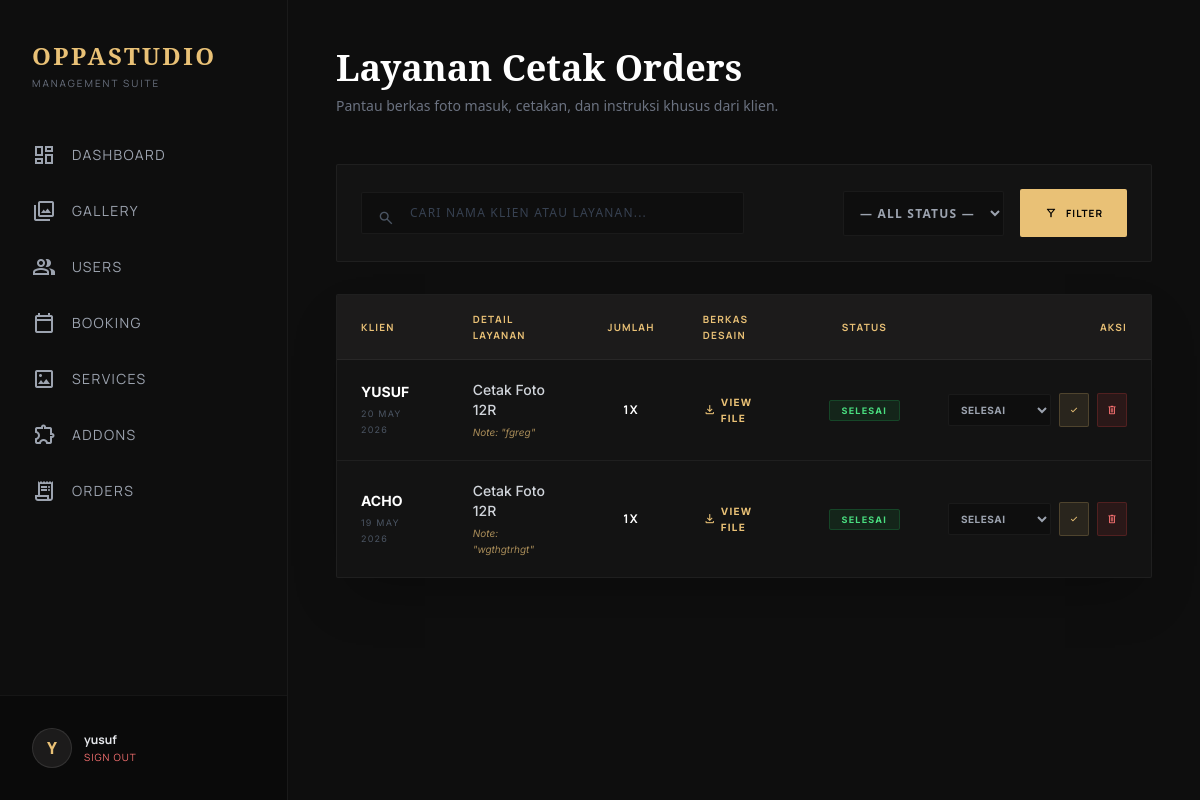
/admin/manage_orders.php (signed in), run on the app's committed database.
### tables this page shows
CREATE TABLE `pesanan_cetak` (
  `id_pesanan` int NOT NULL,
  `id_user` int NOT NULL,
  `id_layanan` int NOT NULL,
  `jumlah` int DEFAULT '1',
  `file_desain` varchar(255) DEFAULT NULL,
  `catatan` text,
  `tanggal_pesan` date DEFAULT NULL,
  `status` enum('menunggu','diproses','selesai') DEFAULT 'menunggu'
);

CREATE TABLE `users` (
  `id_user` int NOT NULL,
  `nama` varchar(100) NOT NULL,
  `email` varchar(100) NOT NULL,
  `password` varchar(255) NOT NULL,
  `no_hp` varchar(15) DEFAULT NULL,
  `role` enum('admin','fotografer','pelanggan') NOT NULL,
  `created_at` timestamp NULL DEFAULT CURRENT_TIMESTAMP
);

CREATE TABLE `layanan_cetak` (
  `id_layanan` int NOT NULL,
  `nama_layanan` varchar(100) NOT NULL,
  `harga` int NOT NULL,
  `deskripsi` text
);

### admin/manage_orders.php (the view, shortened to what this page needs)
<?php
include '../config/koneksi.php';
$tabel_pesanan = 'pesanan_cetak';
$search = isset($_GET['search']) ? mysqli_real_escape_string($conn, $_GET['search']) : '';
$where_sql = "";
$query = "SELECT p.*, u.nama, l.nama_layanan, l.harga
          FROM $tabel_pesanan p
          JOIN users u ON p.id_user = u.id_user
          JOIN layanan_cetak l ON p.id_layanan = l.id_layanan
          $where_sql
          ORDER BY p.tanggal_pesan DESC";
$result = mysqli_query($conn, $query);
?>
<!DOCTYPE html>
<html class="dark" lang="id">
<head>
    <script src="https://cdn.tailwindcss.com"></script>
    <script id="tailwind-config">
        tailwind.config = {
            darkMode: "class",
            theme: {
                extend: {
                    colors: {
                        "primary": "#e9c176",
                        "surface": "#0e0e0e",
                        "surface-container": "#131313",
                        "surface-container-low": "#1c1b1b",
                        "outline-variant": "#4e4639",
                    },
                    fontFamily: { "headline": ["Noto Serif"], "body": ["Inter"], "label": ["Manrope"] }
                }
            }
        }
    </script>
</head>
<body class="min-h-screen flex bg-surface text-gray-300 overflow-hidden">
    <?php include '../includes/sidebar_admin.php'; ?>
    <main class="flex-1 h-screen overflow-y-auto">
        <div class="max-w-6xl mx-auto p-12">
            <header class="mb-12">
                <h2 class="font-headline text-4xl font-bold text-white mb-2">Layanan Cetak Orders</h2>
                <p class="text-gray-500 text-sm">Pantau berkas foto masuk, cetakan, dan instruksi khusus dari klien.</p>
            </header>
            <div class="mb-8 bg-surface-container border border-white/5 p-6 rounded-sm">
                <form method="GET" action="" class="flex flex-col md:flex-row gap-4 items-center justify-between">
                    <div class="w-full md:w-1/2 relative">
                        <span class="material-symbols-outlined absolute left-4 top-3 text-gray-600 text-lg">search</span>
                        <input type="text" name="search" value="<?= htmlspecialchars($search) ?>" placeholder="Cari nama klien atau layanan..."
                               class="w-full bg-[#0e0e0e] border border-white/5 focus:border-primary/50 text-xs uppercase tracking-widest p-3 pl-12 text-white placeholder:text-gray-700 outline-none transition-all rounded-sm">
                    </div>
                    <div class="w-full md:w-auto flex flex-col md:flex-row gap-4 items-stretch md:items-center">
                        <div class="relative min-w-[160px]">
                            <select name="status_filter" class="w-full bg-[#0e0e0e] border border-white/5 text-xs font-bold tracking-widest uppercase p-3 text-gray-400 rounded-sm outline-none cursor-pointer focus:border-primary/50">
                                <option value="">— ALL STATUS —</option>
                            </select>
                        </div>
                        <button type="submit" class="bg-primary text-black font-label text-[10px] font-bold tracking-widest uppercase px-6 py-3.5 rounded-sm hover:brightness-110 transition-all flex items-center justify-center gap-2">
                            <span class="material-symbols-outlined text-sm">filter_alt</span> Filter
                        </button>
                    </div>
                </form>
            </div>
            <div class="bg-surface-container border border-white/5 rounded-sm shadow-2xl overflow-hidden">
                <table class="w-full text-left border-collapse text-xs uppercase tracking-widest">
                    <thead class="bg-[#1c1b1b] text-primary border-b border-white/5 font-label font-bold text-[10px]">
                        <tr>
                            <th class="px-6 py-4">Klien</th>
                            <th class="px-6 py-4">Detail Layanan</th>
                            <th class="px-6 py-4 text-center">Jumlah</th>
                            <th class="px-6 py-4">Berkas Desain</th>
                            <th class="px-6 py-4 text-center">Status</th>
                            <th class="px-6 py-4 text-right">Aksi</th>
                        </tr>
                    </thead>
                   <tbody class="divide-y divide-white/5 font-body">
                        <?php if(mysqli_num_rows($result) > 0): ?>
                            <?php while($row = mysqli_fetch_assoc($result)): ?>
                            <tr class="hover:bg-white/[0.01] transition-all">
                                <td class="px-6 py-5">
                                    <p class="text-white font-bold tracking-normal text-sm"><?= $row['nama'] ?></p>
                                    <p class="text-[9px] text-gray-600 mt-1"><?= date('d M Y', strtotime($row['tanggal_pesan'])) ?></p>
                                </td>
                                <td class="px-6 py-5">
                                    <p class="text-gray-300 font-medium normal-case text-sm tracking-normal"><?= $row['nama_layanan'] ?></p>
                                    <?php if(!empty($row['catatan'])): ?>
                                        <p class="text-[10px] text-primary/70 italic normal-case mt-1 tracking-normal">Note: "<?= $row['catatan'] ?>"</p>
                                    <?php endif; ?>
                                </td>
                                <td class="px-6 py-5 text-center text-white font-bold font-label">
                                    <?= $row['jumlah'] ?>x
                                </td>
                                <td class="px-6 py-5">
                                    <?php if(!empty($row['file_desain'])): ?>
                                        <a href="../img/designs/<?= $row['file_desain'] ?>" target="_blank" class="text-primary hover:underline flex items-center gap-1 text-[10px] font-bold">
                                            <span class="material-symbols-outlined text-sm">download</span> VIEW FILE
                                        </a>
                                    <?php else: ?>
                                        <span class="text-gray-700 italic text-[10px]">No File</span>
                                    <?php endif; ?>
                                </td>
                                <td class="px-6 py-5 text-center">
                                    <?php
                                        $status = strtolower($row['status']);
                                        if($status == 'selesai') {
                                            echo '<span class="bg-green-500/10 text-green-400 border border-green-500/20 px-3 py-1 rounded-sm text-[9px] font-bold">Selesai</span>';
                                        } elseif($status == 'diproses') {
                                            echo '<span class="bg-blue-500/10 text-blue-400 border border-blue-500/20 px-3 py-1 rounded-sm text-[9px] font-bold">Diproses</span>';
                                        } else {
                                            echo '<span class="bg-amber-500/10 text-amber-400 border border-amber-500/20 px-3 py-1 rounded-sm text-[9px] font-bold">Menunggu</span>';
                                        }
                                    ?>
                                </td>
                                <td class="px-6 py-5 text-right">
                                    <form action="" method="POST" class="flex items-center justify-end gap-2">
                                        <select name="status" class="bg-[#0e0e0e] border border-white/5 text-gray-400 text-[10px] p-2 rounded-sm outline-none focus:border-primary/50 transition-colors uppercase font-bold tracking-wider">
                                            <option value="selesai" <?= ($row['status'] == 'selesai') ? 'selected' : '' ?>>Selesai</option>
                                        </select>
                                        <button type="submit" name="update_status" class="bg-primary/10 text-primary border border-primary/20 hover:bg-primary hover:text-black p-2 rounded-sm transition-all" title="Update Status">
                                            <span class="material-symbols-outlined text-xs block">check</span>
                                        </button>
                                        <button type="submit" name="delete_order"
                                                class="bg-red-500/10 text-red-400 border border-red-500/20 hover:bg-red-500 hover:text-white p-2 rounded-sm transition-all"
                                                onclick="return confirm('Apakah Anda yakin ingin menghapus pesanan dari <?= addslashes($row['nama']) ?>? Data yang dihapus tidak dapat dikembalikan.');"
                                                title="Hapus Pesanan">
                                            <span class="material-symbols-outlined text-xs block">delete</span>
                                        </button>
                                    </form>
                                </td>
                            </tr>
                            <?php endwhile; ?>
                        <?php endif; ?>
                    </tbody>
                </table>
            </div>
        </div>
    </main>
</body>
</html>

### data on the page
pesanan_cetak: id_user.nama "YUSUF", tanggal_pesan "20 MAY 2026", id_layanan.nama_layanan "Cetak Foto 12R", catatan "fgreg", jumlah "1", shows "SELESAI", status "Selesai"
pesanan_cetak: id_user.nama "ACHO", tanggal_pesan "19 MAY 2026", id_layanan.nama_layanan "Cetak Foto 12R", catatan "wgthgtrhgt", jumlah "1", shows "SELESAI", status "Selesai"

### other printed values
substr($_SESSION['nama'], 0, 1) "Y"
$_SESSION['nama'] "yusuf"
